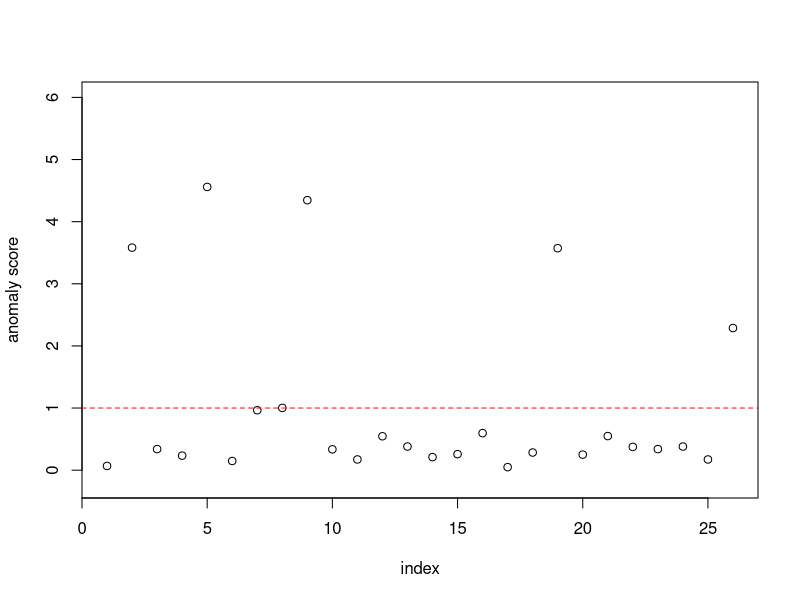
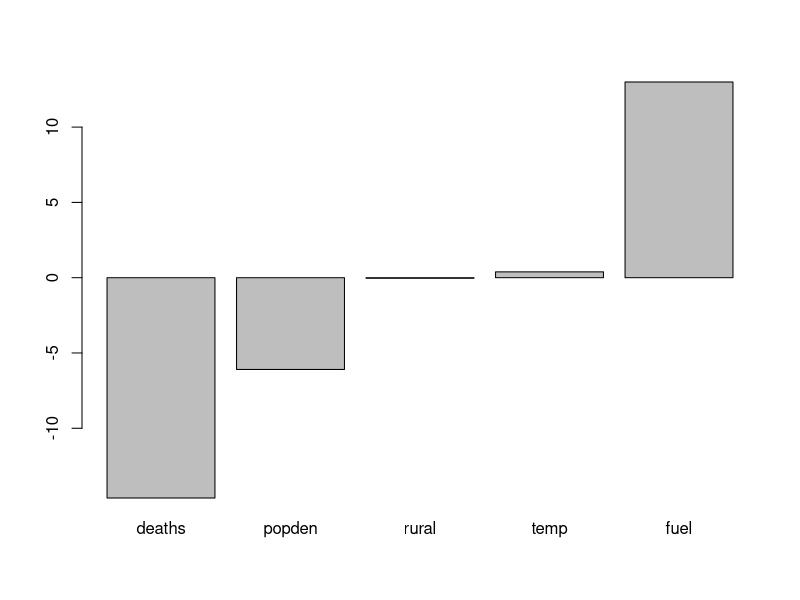

The R source for these figures, in order:
# MASSパッケージに含まれるroadデータを使ったマハラノビス=タグチ方の手順
library(MASS)

X <- road / road$drivers # drivers(運転者数)により各列を割る
X <- as.matrix(log(X[, -2] + 1)) # 対数変換

mx <- colMeans(X) # 標本平均

# 中心化したデータ行列の計算。`%*%` は行列の積。
# 先に`matrix(1, nrow(X), 1) %*% mx`を計算して、身長・体重の平均値の行列を作ってから、
# 観測値の行列Xから引いている。
Xc <- X - matrix(1, nrow(X), 1) %*% mx # 中心化したデータ行列

# 標本共分散行列の計算
# t()は転置行列を得る関数。`t(Xc) %*% Xc` で(x' - u)同士を掛けて足し合わせている
Sx <- t(Xc) %*% Xc / nrow(X) # 標本共分散行列

# 異常度として「1変数あたりのマハラノビス距離を」計算
# p.43で出てきた異常度について `ncol(X)` で割ることで1変数あたりの異常度としている
# a <- rowSums((Xc %*% solve(Sx)) * Xc) / ncol(X) # 1変数あたりの異常度
# 本文では上のコードが記述されているが、正誤表より以下を正しい異常度としている
a <- colSums(t(Xc) * solve(Sx, t(Xc))) / ncol(X) # 1変数あたりの異常度

plot(a,
     xlab = "index",
     ylab = "anomaly score",
     ylim = c(-1, 30) / ncol(X))
lines(0:30, rep(1, length(0:30)), col = "red", lty = 2) # 閾値1の高さに線を引く

# 閾値を超えた5つの州は、左からAlaska, Calif, DC, Maine, Mont
# そのうち、CalifについてSN比解析を行う
xc_prime <- Xc["Calif",] # 中心化行列から Calif のデータを取り出す

# SN比の計算
# `xc_prime ^ 2`が, p.51(2.47)式の(x' - u)^2に相当し、
# `diag(Sx)`がσ2に相当し、diag関数によりSxの対角行列を取っている
SN1 <- 10 * log10(xc_prime ^ 2 / diag(Sx)) # 全変数一気に SN 比を計算
barplot(SN1) # 棒グラフのプロット
